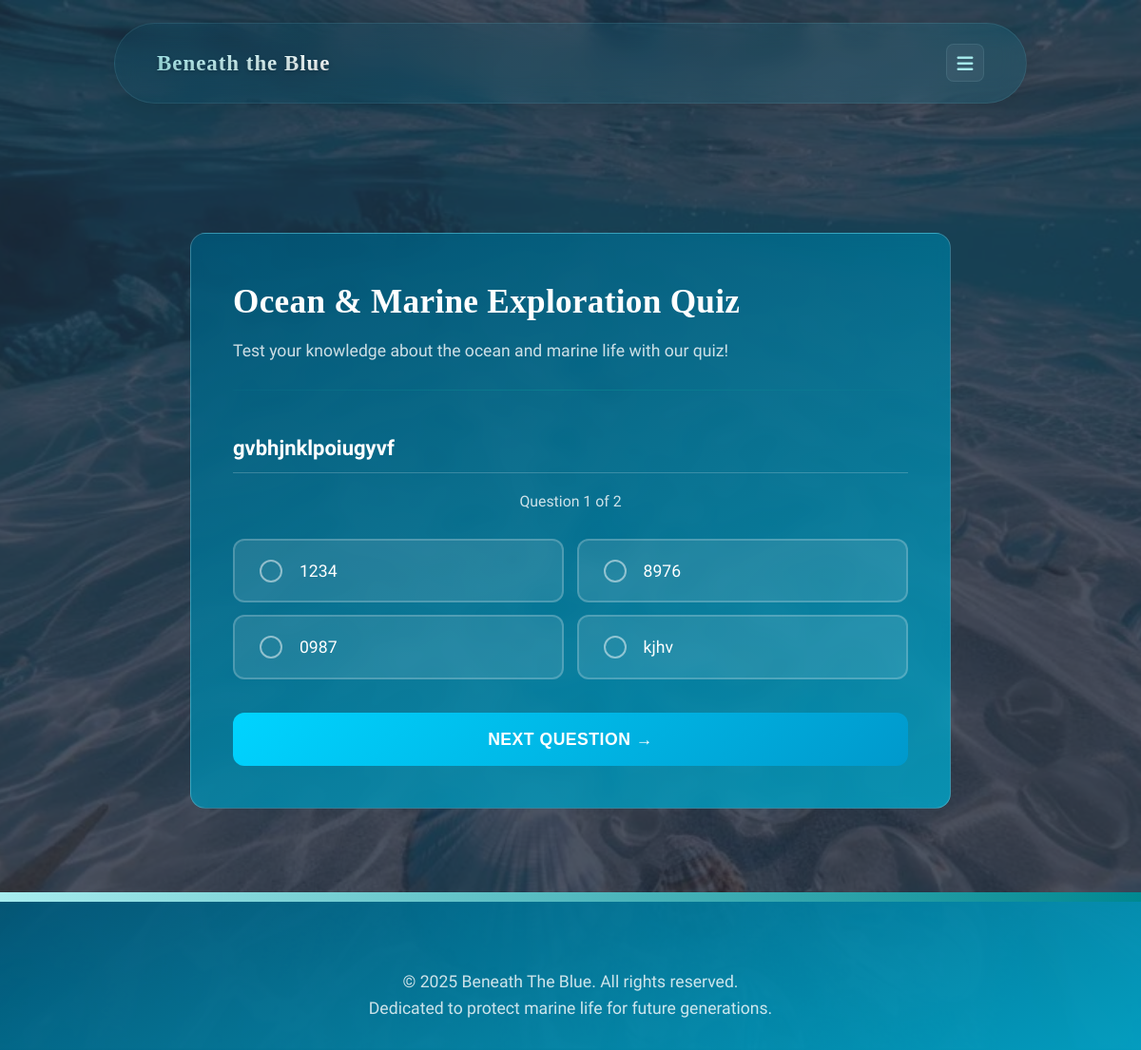
The app's page /quiz/, older data.
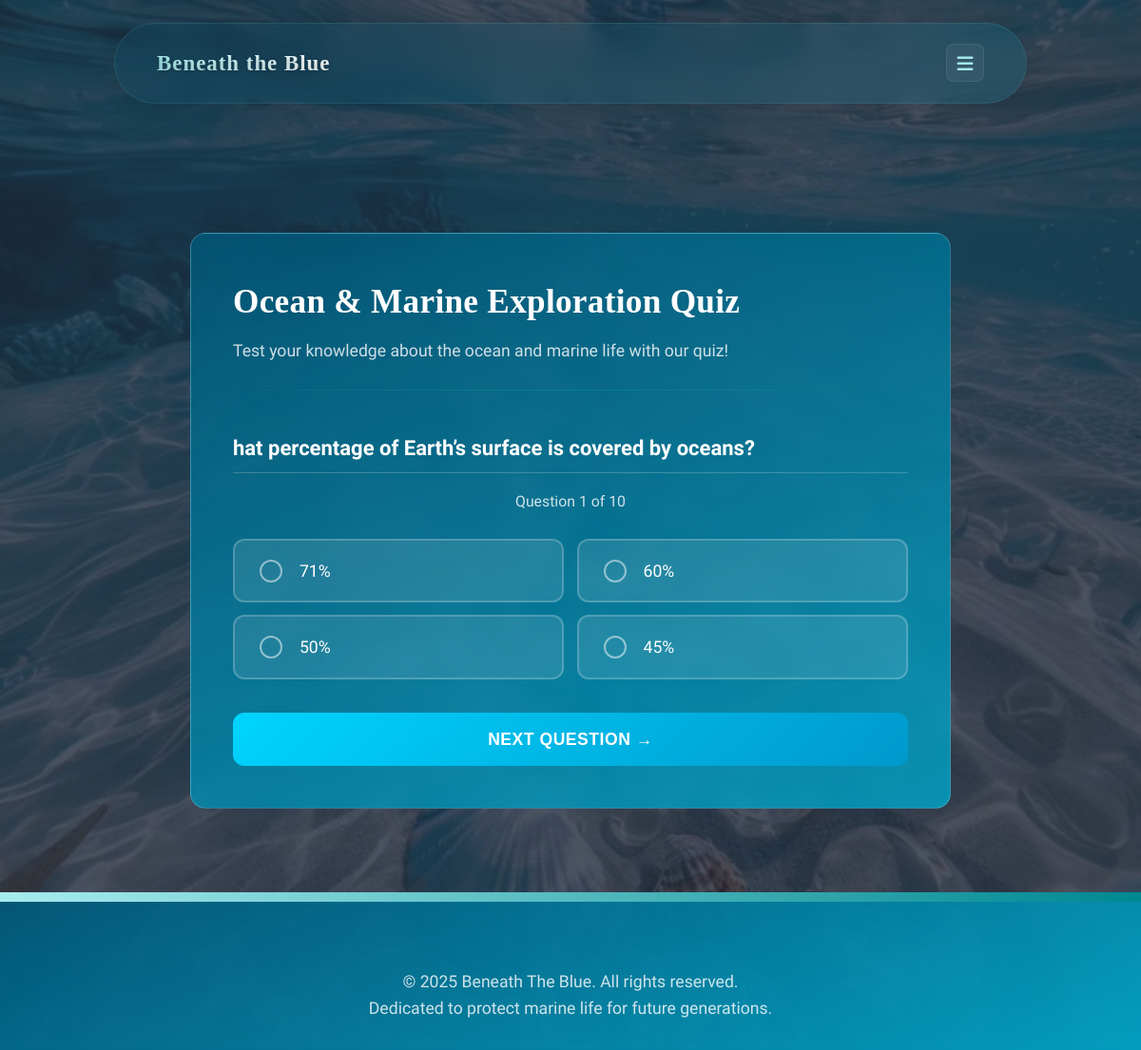
The same page, newer data.
### community/models.py (models this page shows, shortened)
class Question(models.Model):
    text = models.CharField(max_length=200)

class Answer(models.Model):
    question = models.ForeignKey(Question, on_delete=models.CASCADE)
    text = models.CharField(max_length=200)
    is_correct = models.BooleanField(default=False)

### community/views.py (the view)
# urls.py: path('quiz/', quiz, name='quiz'),
def quiz(request):
    all_questions = list(Question.objects.all())
    random.shuffle(all_questions)
    request.session['shuffled_questions'] = [q.id for q in all_questions]
    request.session['current_question_index'] = 0
    request.session['score'] = 0
    return render(request, 'quiz.html', {
        'question': all_questions[0]
    })

### templates/quiz.html (shortened to what this page needs)
{% extends "base.html" %}
{% load static %}
{% block content %}
    <link rel="stylesheet" href="{% static 'css/quiz.css' %}">
</head>
<body>
    <div class="image-bg-wrapper">
        <img src="{% static 'image/quiz_bg.jpg' %}" alt="Community Background">
        <div class="image-overlay"></div>
    </div>
    <div class="content-overlay">
        <main class="quiz-main">
            <div class="quiz-container">
                <div class="quiz-header-section">
                    <h2 class="quiz-heading">
                        Ocean & Marine Exploration Quiz
                    </h2>
                    <p class="quiz-subheading">
                        Test your knowledge about the ocean and marine life with our quiz!
                    </p>
                </div>
    <div class="quiz-divider"></div>
    <div class="quiz-form">
    <p class="question-text">{{ question.text }}</p>
    <p class="quiz-progress">Question {{ request.session.current_question_index|add:1 }} of {{ request.session.shuffled_questions|length }}</p>
    <form method="post" action="{% url 'next_question' %}">
        <div class="quiz-options-container">
            {% for answer in question.answer_set.all %}
            <div class="option-item">
                <label for="answer{{ forloop.counter }}" class="option-label">
                    {{ answer.text }}
                </label>
            </div>
            {% endfor %}
        </div>
        <button type="submit" class="quiz-submit-btn">Next Question →</button>
    </form>
</div>
            </div>
        </main>
    </div>
</body>
{% endblock %}

### templates/base.html (shortened to what this page needs)
{% load static %}
<!DOCTYPE html>
<html lang="en">
<head>
    <link rel="stylesheet" href="{% static 'css/base.css' %}">
    <link rel="stylesheet" href="https://cdnjs.cloudflare.com/ajax/libs/font-awesome/6.4.0/css/all.min.css">
</head>
<body>
    <header class="header">
        <div class="container header-container">
            <div class="logo">
                <h1><a href="{% url 'home' %}">Beneath the Blue</a></h1>
            </div>
            <nav>
                <ul class="main-nav">
                    <li class="menu-container">
                        <div class="main_box">
                            <label class="menu-icon" for="check">
                                <i class="fa-solid fa-bars"></i>
                            </label>
                        </div>
                    </li>
                </ul>
            </nav>
        </div>
    </header>
    {% block content %}{% endblock %}
    <footer class="community" style="margin-top: 1em;">
        <div style="text-align: center;">
            <p>&copy; 2025 Beneath The Blue. All rights reserved.</p>
            <p>Dedicated to protect marine life for future generations.</p>
        </div>
    </footer>
</body>
</html>

### static/css/base.css (style rules this page uses)
body { font-optical-sizing: auto; margin: 0%; overflow: scroll; font-family: 'Sansita', sans-serif; }
p { color: rgba(256, 256, 256, 0.8); }
a { color: var(--sea-foam); text-decoration: none; transition: color 0.3s ease; }
h1, .logo, .main-title { font-family: 'Bungee', cursive; font-size: 2em }
h2, h3,h4, .section-heading, .sub-title { font-family: 'Bungee', cursive; font-size: 1.5em; }
:root { --deep-abyss: #00587a; --ocean-depths: #008891; --marine-teal: #00a8cc; --sea-foam: #a7ecee; --coral:#fff; --golden-sunlight: #ffb347; --pearl: #f8f9fa; --midnight-wave: #0f3057; --card_bg:linear-gradient(159deg, rgba(0,88,122,0.15) 0%, rgba(0,168,204,0.15) 100%); --heading-p:rgba(255, 255, 255, 0.9); --light-p: rgba(255, 255, 255, 0.75); }
.header { background: linear-gradient(159deg, rgba(0,88,122,0.15) 0%, rgba(0,168,204,0.15) 100%); color: var(--pearl); padding: 15px 0; position: sticky; width: 80%; z-index: 1000; box-shadow: 0 2px 20px rgba(0, 0, 0, 0.1); border-radius: 3em; margin: 2% 10% auto; backdrop-filter: blur(12px); -webkit-backdrop-filter: blur(12px); border: 1px solid rgba(167, 236, 238, 0.1); }
.header-container { display: flex; justify-content: space-between; align-items: center; padding: 0 2rem; }
.logo { display: flex; align-items: center; gap: 12px; text-decoration: none; transition: all 0.3s ease; padding: 10px 0; }
.logo h1 { font-weight: 900; font-size: 3rem; letter-spacing: 1px; background: linear-gradient(to right, var(--sea-foam), white); background-clip: text; -webkit-background-clip: text; -webkit-text-fill-color: transparent; text-shadow: 0 2px 4px rgba(0, 0, 0, 0.2); transition: all 0.3s ease; margin: 0; line-height: 1.2; }
nav ul { display: flex; list-style: none; gap: 25px; align-items: center; margin: 0; padding: 0; }
nav li { position: relative; }
* { margin: 0; padding: 0; box-sizing: border-box; }
html, body { margin: 0; padding: 0; box-sizing: border-box; font-size: 1rem; }
html { font-size: clamp(0.9rem, 1.5vw, 1.1rem); }
.logo h1, nav a, .nav-btn { font-size: clamp(1rem, 2vw, 1.3rem); }
.header-container { display: flex; justify-content: space-between; text-align: center; align-items: center; width: 100%; max-width: none; margin: 0; padding: 0 2.5rem; height: 3em; }
.content-overlay { padding-top: 3.75rem !important; }
h1 { font-weight: 900; font-size: 3.5em; line-height: 1.2; letter-spacing: 0.1em; text-shadow: 1px 1px 3px rgba(0,0,0,0.3); }
h2 { font-weight: 800; font-size: 2.8rem; margin-bottom: 1.5rem; letter-spacing: 0.3px; }
footer { background: linear-gradient(159deg, rgba(0,88,122,0.9) 0%, rgba(0,168,204,0.9) 100%); padding: 80px 0 30px; position: relative; }
footer::before { content: ''; position: absolute; top: 0; left: 0; width: 100%; height: 10px; background: linear-gradient(to right, var(--sea-foam),var(--ocean-depths)); }
.menu-icon { display: flex; align-items: center; justify-content: center; width: 40px; height: 40px; cursor: pointer; color: var(--sea-foam); font-size: 1.1em; transition: all 0.3s ease; border-radius: 8px; background: rgba(255, 255, 255, 0.05); margin-left: 1.5rem; position: relative; z-index: 2; border: 1px solid rgba(167, 236, 238, 0.1); }
.image-bg-wrapper { position: fixed; top: 0; left: 0; width: 100%; height: 100%; z-index: -1; overflow: hidden; }
.image-bg-wrapper img { width: 100%; height: 100%; object-fit: cover; opacity: 0.7; }
.image-overlay { position: absolute; top: 0; left: 0; width: 100%; height: 100%; background-color: rgba(0, 10, 30, 0.7); }
.content-overlay { position: relative; z-index: 1; }

Row changes from the older to the newer data that the page shows:
removed Question: text "gvbhjnklpoiugyvf"
removed Answer: text "1234"
removed Answer: text "8976"
removed Answer: text "0987"
removed Answer: text "kjhv"
added Question: text "hat percentage of Earth’s surface is covered by oceans?"
added Answer: text "71%"
added Answer: text "60%"
added Answer: text "50%"
added Answer: text "45%"
Text that changed along with them:
{{ request.session.shuffled_questions|length }}: "2" → "10"
